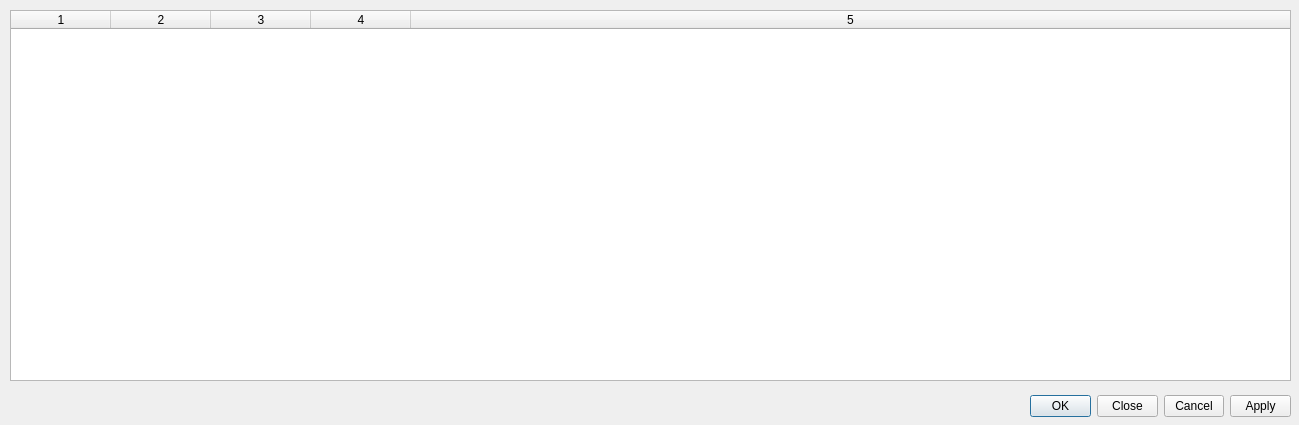
<?xml version="1.0" encoding="UTF-8"?>
<ui version="4.0">
 <class>EPGDialog</class>
 <widget class="QDialog" name="EPGDialog">
  <property name="geometry">
   <rect>
    <x>0</x>
    <y>0</y>
    <width>1299</width>
    <height>425</height>
   </rect>
  </property>
  <property name="windowTitle">
   <string>Electronic program guide (EPG). Doubleclick the movie to view.</string>
  </property>
  <widget class="QDialogButtonBox" name="buttonBox">
   <property name="geometry">
    <rect>
     <x>1030</x>
     <y>390</y>
     <width>261</width>
     <height>32</height>
    </rect>
   </property>
   <property name="orientation">
    <enum>Qt::Horizontal</enum>
   </property>
   <property name="standardButtons">
    <set>QDialogButtonBox::Apply|QDialogButtonBox::Cancel|QDialogButtonBox::Close|QDialogButtonBox::Ok</set>
   </property>
  </widget>
  <widget class="QTableWidget" name="tableWidget">
   <property name="geometry">
    <rect>
     <x>10</x>
     <y>10</y>
     <width>1281</width>
     <height>371</height>
    </rect>
   </property>
   <property name="sortingEnabled">
    <bool>true</bool>
   </property>
   <property name="columnCount">
    <number>5</number>
   </property>
   <attribute name="horizontalHeaderCascadingSectionResizes">
    <bool>true</bool>
   </attribute>
   <attribute name="horizontalHeaderStretchLastSection">
    <bool>true</bool>
   </attribute>
   <attribute name="verticalHeaderCascadingSectionResizes">
    <bool>true</bool>
   </attribute>
   <attribute name="verticalHeaderShowSortIndicator" stdset="0">
    <bool>true</bool>
   </attribute>
   <attribute name="verticalHeaderStretchLastSection">
    <bool>true</bool>
   </attribute>
   <column/>
   <column/>
   <column/>
   <column/>
   <column/>
  </widget>
 </widget>
 <resources/>
 <connections>
  <connection>
   <sender>buttonBox</sender>
   <signal>accepted()</signal>
   <receiver>EPGDialog</receiver>
   <slot>accept()</slot>
   <hints>
    <hint type="sourcelabel">
     <x>248</x>
     <y>254</y>
    </hint>
    <hint type="destinationlabel">
     <x>157</x>
     <y>274</y>
    </hint>
   </hints>
  </connection>
  <connection>
   <sender>buttonBox</sender>
   <signal>rejected()</signal>
   <receiver>EPGDialog</receiver>
   <slot>reject()</slot>
   <hints>
    <hint type="sourcelabel">
     <x>316</x>
     <y>260</y>
    </hint>
    <hint type="destinationlabel">
     <x>286</x>
     <y>274</y>
    </hint>
   </hints>
  </connection>
  <connection>
   <sender>tableWidget</sender>
   <signal>cellDoubleClicked(int,int)</signal>
   <receiver>EPGDialog</receiver>
   <slot>itemDoubleClicked(int,int)</slot>
   <hints>
    <hint type="sourcelabel">
     <x>650</x>
     <y>195</y>
    </hint>
    <hint type="destinationlabel">
     <x>649</x>
     <y>212</y>
    </hint>
   </hints>
  </connection>
 </connections>
 <slots>
  <slot>itemDoubleClicked(int,int)</slot>
 </slots>
</ui>
